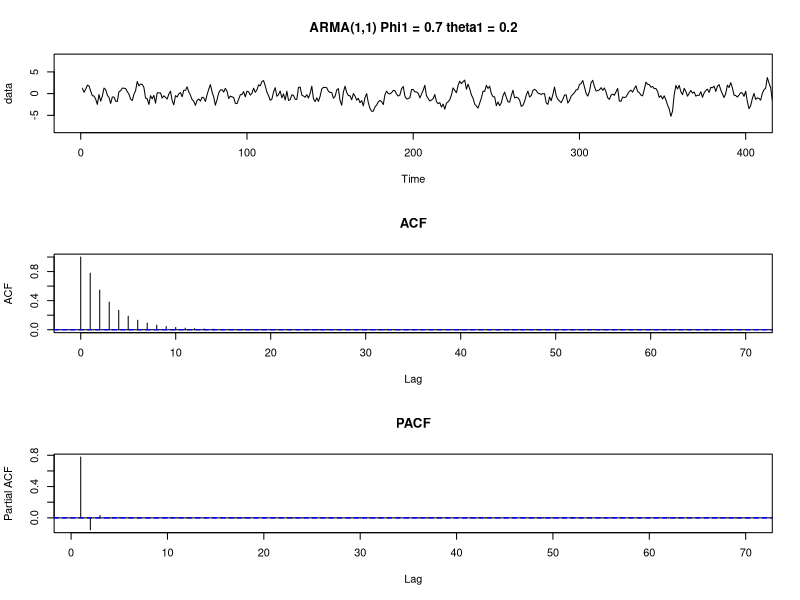

Here is the R script that generated this plot:
set.seed(500)
data = arima.sim(list(order = c(1,0,1), ar = 0.7, ma = 0.2), n = 10000000)
par(mfcol = c(3,1))
plot(data, main = "ARMA(1,1) Phi1 = 0.7 theta1 = 0.2", xlim=c(0,400))
acf(data, main = "ACF")
acf(data, type = "partial", main="PACF")

# use geometric series to represent

